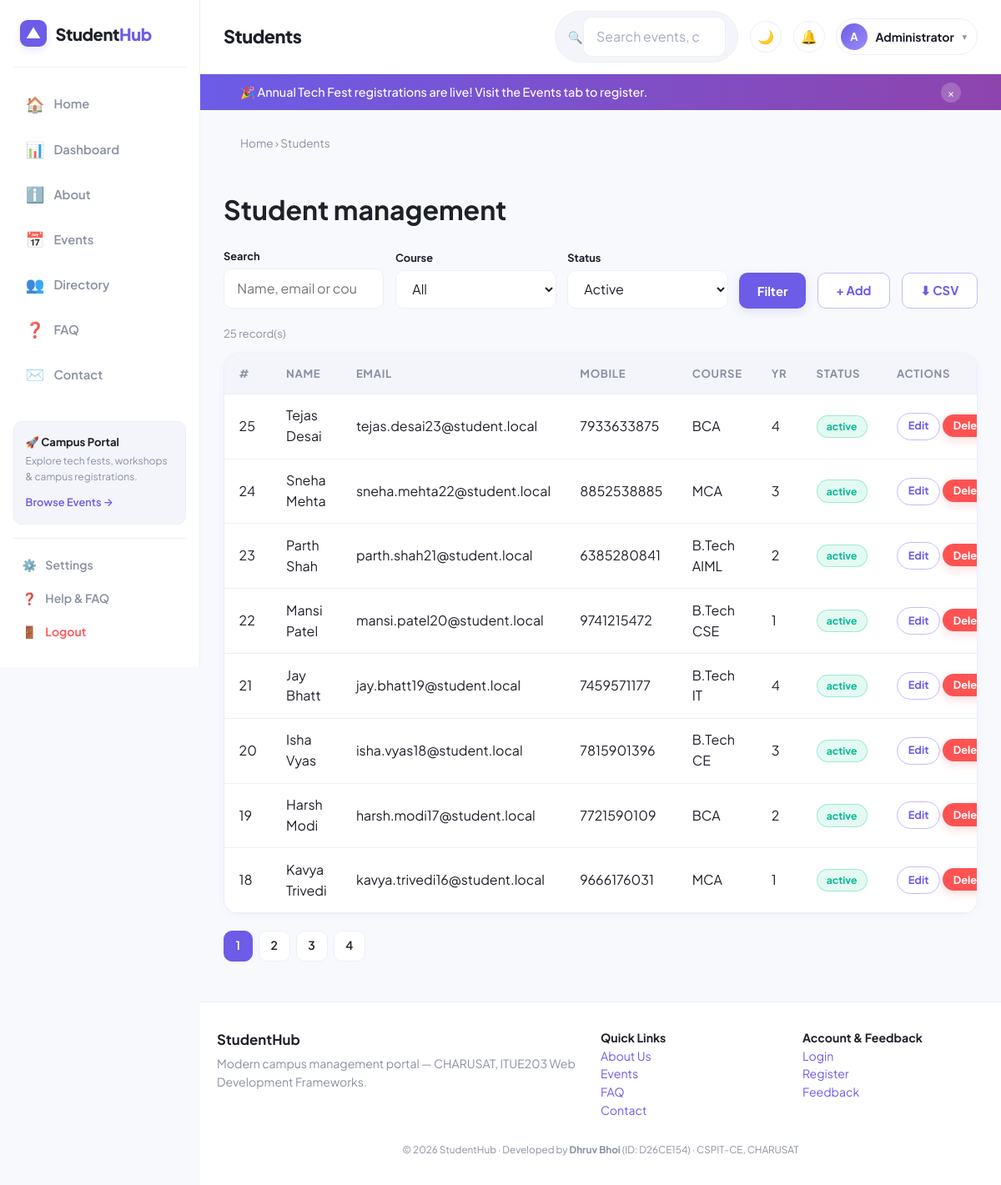
/students.php (signed in), run on the app's committed database.
### tables this page shows
CREATE TABLE students (
  id INT UNSIGNED AUTO_INCREMENT PRIMARY KEY,
  user_id INT UNSIGNED NULL,
  name VARCHAR(80) NOT NULL,
  email VARCHAR(120) NOT NULL UNIQUE,
  mobile CHAR(10) NOT NULL,
  course VARCHAR(40) NOT NULL,
  year TINYINT NOT NULL,
  gender ENUM('Male','Female','Other') NOT NULL,
  state VARCHAR(50) NOT NULL DEFAULT 'Gujarat',
  city VARCHAR(50) NOT NULL DEFAULT 'Anand',
  status ENUM('active','deleted') NOT NULL DEFAULT 'active',
  created_at TIMESTAMP DEFAULT CURRENT_TIMESTAMP,
  FOREIGN KEY (user_id) REFERENCES users(id) ON DELETE SET NULL
);

### includes/functions.php (called while the page is built, shortened)
<?php
function e($v): string { return htmlspecialchars((string)$v, ENT_QUOTES, 'UTF-8'); }
function clean($v): string { return trim(strip_tags((string)$v)); }

### students.php (the view, shortened to what this page needs)
<?php
$pageTitle = 'Students'; require_once 'includes/functions.php'; require_once 'includes/db.php';
$action = $_GET['action'] ?? 'list'; $errors = []; $row = ['id'=>0,'name'=>'','email'=>'','mobile'=>'','course'=>COURSES[0],'year'=>1,'gender'=>'Male','status'=>'active'];
$q = clean($_GET['q'] ?? ''); $fc = $_GET['course'] ?? ''; $fs = $_GET['status'] ?? 'active'; $page = max(1, (int)($_GET['page'] ?? 1)); $per = 8;
$where = ['1=1']; $types = ''; $vals = [];
if (in_array($fs, ['active','deleted'], true)) { $where[] = 'status = ?'; $types .= 's'; $vals[] = $fs; }
$w = implode(' AND ', $where);
$cs = $mysqli->prepare("SELECT COUNT(*) FROM students WHERE $w"); if ($types) $cs->bind_param($types, ...$vals); $cs->execute(); $total = (int)$cs->get_result()->fetch_row()[0];
$pages = max(1, (int)ceil($total / $per)); $page = min($page, $pages); $off = ($page - 1) * $per;
$ls = $mysqli->prepare("SELECT * FROM students WHERE $w ORDER BY id DESC LIMIT $per OFFSET $off"); if ($types) $ls->bind_param($types, ...$vals); $ls->execute();
$rows = $ls->get_result()->fetch_all(MYSQLI_ASSOC);
$qs = fn($p) => '?' . http_build_query(['q'=>$q,'course'=>$fc,'status'=>$fs,'page'=>$p]);
require 'includes/header.php'; ?>
<h1>Student management</h1>
<?php if (in_array($action, ['add','edit'], true)): ?>
<form method="post" class="card form-card" novalidate><?= csrf_field() ?><input type="hidden" name="do" value="save"><input type="hidden" name="id" value="<?= (int)$row['id'] ?>">
  <h2><?= $row['id'] ? 'Edit student' : 'Add student' ?></h2>
  <?php if (isset($errors['form'])): ?><div class="alert error"><?= e($errors['form']) ?></div><?php endif; ?>
  <div class="form-grid">
    <?php foreach ([['name','Name','text'],['email','Email','email'],['mobile','Mobile','tel']] as [$n,$l,$t]): ?>
    <div><label for="<?= $n ?>"><?= $l ?></label><input type="<?= $t ?>" id="<?= $n ?>" name="<?= $n ?>" value="<?= e($row[$n]) ?>" class="<?= isset($errors[$n]) ? 'invalid' : '' ?>"><div class="error-msg"><?= e($errors[$n] ?? '') ?></div></div>
    <?php endforeach; ?>
    <div class="form-grid two"><div><label for="course">Course</label><select id="course" name="course"><?php foreach (COURSES as $c): ?><option <?= $row['course'] === $c ? 'selected' : '' ?>><?= e($c) ?></option><?php endforeach; ?></select></div>
    <div><label for="year">Year</label><select id="year" name="year"><?php for ($y=1;$y<=4;$y++): ?><option value="<?= $y ?>" <?= (int)$row['year']===$y?'selected':'' ?>>Year <?= $y ?></option><?php endfor; ?></select></div></div>
    <div><label for="gender">Gender</label><select id="gender" name="gender"><?php foreach (['Male','Female','Other'] as $g): ?><option <?= $row['gender']===$g?'selected':'' ?>><?= $g ?></option><?php endforeach; ?></select></div>
    <div><button class="btn">Save</button> <a class="btn secondary" href="students.php">Cancel</a></div>
  </div>
</form>
<?php else: ?>
<form class="toolbar" method="get">
  <div><label for="q">Search</label><input type="search" id="q" name="q" value="<?= e($q) ?>" placeholder="Name, email or course"></div>
  <div><label for="course">Course</label><select id="course" name="course"><option value="">All</option><?php foreach (COURSES as $c): ?><option <?= $fc===$c?'selected':'' ?>><?= e($c) ?></option><?php endforeach; ?></select></div>
  <div><label for="status">Status</label><select id="status" name="status"><option value="active" <?= $fs==='active'?'selected':'' ?>>Active</option></select></div>
  <button class="btn">Filter</button> <a class="btn secondary" href="students.php?action=add">+ Add</a> <a class="btn secondary" href="students.php?action=export">⬇ CSV</a>
</form>
<p class="hint"><?= $total ?> record(s)</p>
<div class="table-wrap"><table><thead><tr><th>#</th><th>Name</th><th>Email</th><th>Mobile</th><th>Course</th><th>Yr</th><th>Status</th><th>Actions</th></tr></thead><tbody>
<?php foreach ($rows as $r): ?><tr><td><?= $r['id'] ?></td><td><?= e($r['name']) ?></td><td><?= e($r['email']) ?></td><td><?= e($r['mobile']) ?></td><td><?= e($r['course']) ?></td><td><?= $r['year'] ?></td><td><span class="badge <?= e($r['status']) ?>"><?= e($r['status']) ?></span></td>
<td style="white-space:nowrap"><a class="btn small secondary" href="students.php?action=edit&id=<?= $r['id'] ?>">Edit</a>
<form method="post" style="display:inline"><?= csrf_field() ?><input type="hidden" name="id" value="<?= $r['id'] ?>">
<?php if ($r['status'] === 'active'): ?><input type="hidden" name="do" value="delete"><button class="btn small danger" data-confirm="Delete <?= e($r['name']) ?>?">Delete</button>
<?php else: ?><input type="hidden" name="do" value="restore"><button class="btn small">Restore</button><?php endif; ?></form></td></tr>
<?php endforeach; if (!$rows): ?><tr><td colspan="8" class="loading">No students found.</td></tr><?php endif; ?></tbody></table></div>
<nav class="pagination" aria-label="Pagination"><?php for ($i=1;$i<=$pages;$i++): ?><a class="<?= $i===$page?'current':'' ?>" href="<?= e($qs($i)) ?>"><?= $i ?></a><?php endfor; ?></nav>
<?php endif; ?>
<?php require 'includes/footer.php'; ?>

### assets/css/style.css (style rules this page uses)
:root { --font-sans: 'Plus Jakarta Sans', system-ui, -apple-system, BlinkMacSystemFont, 'Segoe UI', Roboto, sans-serif; --bg: #F7F9FD; --surface: #FFFFFF; --surface-hover: #FAFBFD; --surface-subtle: #F3F5FA; --primary: #6C5CE7; --primary-hover: #5A48DE; --primary-light: #EEECFE; --primary-glow: rgba(108, 92, 231, 0.15); --accent-yellow: #FFB84C; --accent-cyan: #00CEC9; --accent-pink: #FD79A8; --text: #1E202A; --muted: #8A90A2; --muted-light: #A5ABC0; --border: #ECEFF8; --border-focus: #C4BCF8; --danger: #FF5252; --danger-light: #FFE8E8; --success: #00B894; --success-light: #E3FAF3; --warning: #FFA800; --warning-light: #FFF4DE; --radius: 18px; --radius-sm: 10px; --radius-xs: 6px; --radius-pill: 9999px; --shadow-sm: 0 2px 8px rgba(108, 92, 231, 0.04); --shadow: 0 6px 20px rgba(108, 92, 231, 0.06); --shadow-hover: 0 10px 30px rgba(108, 92, 231, 0.12); --shadow-modal: 0 20px 50px rgba(18, 20, 35, 0.18); --sidebar-w: 240px; }
*, *::before, *::after { box-sizing: border-box; }
html { scroll-behavior: smooth; }
body { margin: 0; font-family: var(--font-sans); background-color: var(--bg); color: var(--text); line-height: 1.55; -webkit-font-smoothing: antialiased; -moz-osx-font-smoothing: grayscale; transition: background-color 0.25s ease, color 0.25s ease; }
a { color: var(--primary); text-decoration: none; transition: color 0.15s ease; }
button, input, select, textarea { font-family: inherit; }
.btn { display: inline-flex; align-items: center; justify-content: center; gap: 0.45rem; background: var(--primary); color: #FFFFFF !important; border: 0; padding: 0.65rem 1.35rem; border-radius: var(--radius-pill); font-size: 0.92rem; font-weight: 700; cursor: pointer; text-decoration: none; transition: all 0.18s ease; box-shadow: 0 4px 12px var(--primary-glow); }
.btn.secondary, .btn.btn-outline { background: var(--surface); color: var(--primary) !important; border: 1px solid var(--border-focus); box-shadow: none; }
.btn.danger { background: var(--danger); box-shadow: 0 4px 12px rgba(255, 82, 82, 0.2); }
.btn.small { padding: 0.35rem 0.8rem; font-size: 0.8rem; }
.badge { display: inline-flex; align-items: center; padding: 0.2rem 0.7rem; border-radius: var(--radius-pill); font-size: 0.76rem; font-weight: 700; background: var(--surface-subtle); color: var(--muted); border: 1px solid var(--border); }
.badge.open, .badge.active { background: var(--success-light); color: var(--success); border-color: rgba(0, 184, 148, 0.3); }
label { display: block; font-weight: 700; font-size: 0.88rem; margin-bottom: 0.35rem; color: var(--text); }
input[type=text], input[type=email], input[type=tel], input[type=password], input[type=date], input[type=search], input[type=number], select, textarea, input[type=file] { width: 100%; padding: 0.65rem 0.95rem; border: 1px solid var(--border); border-radius: var(--radius-sm); background: var(--surface); color: var(--text); font: inherit; transition: all 0.15s ease; }
.hint { color: var(--muted); font-size: 0.82rem; }
.table-wrap { overflow-x: auto; background: var(--surface); border: 1px solid var(--border); border-radius: var(--radius); box-shadow: var(--shadow-sm); }
table { width: 100%; border-collapse: collapse; min-width: 600px; }
th, td { padding: 0.85rem 1.1rem; text-align: left; border-bottom: 1px solid var(--border); }
th { background: var(--surface-subtle); color: var(--muted); font-size: 0.82rem; font-weight: 700; text-transform: uppercase; letter-spacing: 0.05em; }
.toolbar { display: flex; flex-wrap: wrap; gap: 0.85rem; margin: 1.25rem 0; align-items: flex-end; }
.toolbar > * { flex: 1 1 180px; }
.toolbar .btn { height: 2.65rem; border-radius: var(--radius-sm); flex: 0 0 auto; }
.toolbar label { font-size: 0.8rem; margin-bottom: 0.25rem; }
.pagination { display: flex; gap: 0.45rem; flex-wrap: wrap; margin-top: 1.25rem; }
.pagination a, .pagination button { padding: 0.4rem 0.85rem; border: 1px solid var(--border); border-radius: var(--radius-sm); background: var(--surface); color: var(--text); font-weight: 600; font-size: 0.88rem; cursor: pointer; transition: all 0.15s ease; }
.pagination .current { background: var(--primary); color: #FFF; border-color: var(--primary); }

### data on the page
students: id "25", name "Tejas Desai", email "tejas.desai23@student.local", mobile "7933633875", course "BCA", year "4", status "active"
students: id "24", name "Sneha Mehta", email "sneha.mehta22@student.local", mobile "8852538885", course "MCA", year "3", status "active"
students: id "23", name "Parth Shah", email "parth.shah21@student.local", mobile "6385280841", course "B.Tech AIML", year "2", status "active"
students: id "22", name "Mansi Patel", email "mansi.patel20@student.local", mobile "9741215472", course "B.Tech CSE", year "1", status "active"
students: id "21", name "Jay Bhatt", email "jay.bhatt19@student.local", mobile "7459571177", course "B.Tech IT", year "4", status "active"
students: id "20", name "Isha Vyas", email "isha.vyas18@student.local", mobile "7815901396", course "B.Tech CE", year "3", status "active"
students: id "19", name "Harsh Modi", email "harsh.modi17@student.local", mobile "7721590109", course "BCA", year "2", status "active"
students: id "18", name "Kavya Trivedi", email "kavya.trivedi16@student.local", mobile "9666176031", course "MCA", year "1", status "active"

### other printed values
$icon "🏠"
$label "Home"
$icon "📊"
$label "Dashboard"
$icon "ℹ️"
$label "About"
$icon "📅"
$label "Events"
$icon "👥"
$label "Directory"
$icon "❓"
$label "FAQ"
$icon "✉️"
$label "Contact"
$pageTitle "Students"
